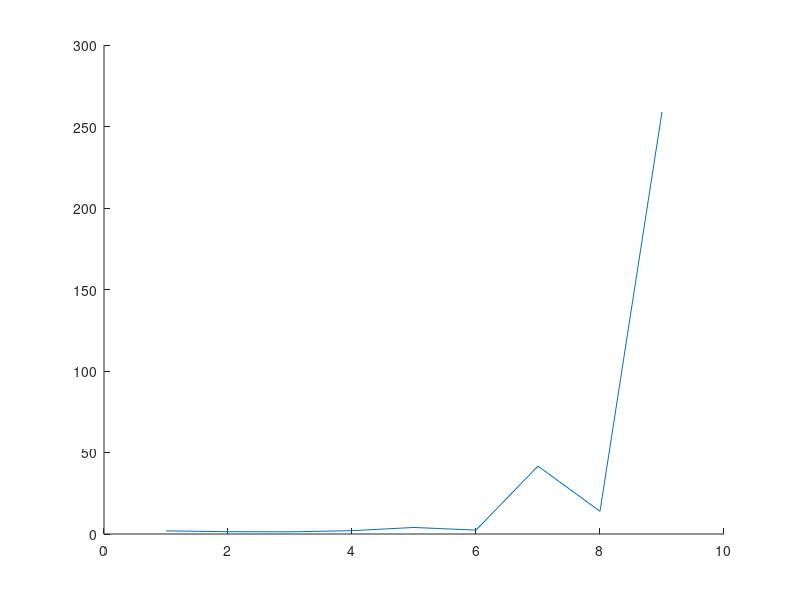

Recreate this plot in MATLAB.
hold off
x = [0:0.1:5];
y = 2*sin(1.5*x);
y1 = [];
valid = [];
%plot (x,y);
sigma = 1;
del1 = [];
hold on
x1 = [0.25:0.25:5];
for i =[0.25:0.25:5]
    yi = 2*sin(1.5*i)+normrnd(0,sigma);
   % scatter(i,yi);
    y1 = [y1,yi];
    y2 = normrnd(0,sigma);
    valid = [valid,y2];
end
for j = [1:9]
    [p,sp] = polyfit(x1,y1,j);
    [yp,delta] = polyval(p,rand(),sp);
    %plot(x1,yp);
    del1 = [del1,delta];
end
plot([1:9],del1)
